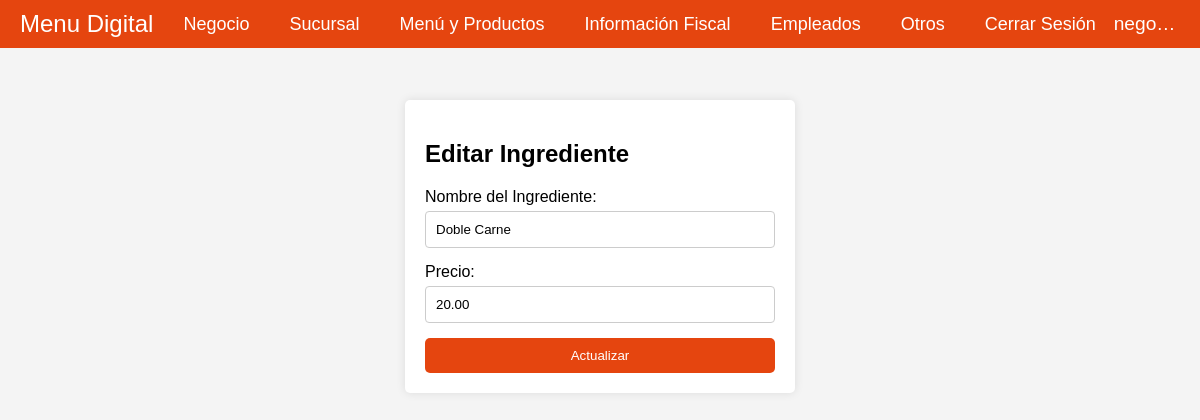
Screenshot of /src/company/company-ingredients/update-company-ingredients/update-company-ingredients.php?id=2 (signed in) with the database file from the repository.
### tables this page shows
CREATE TABLE `companies` (
  `id` int NOT NULL,
  `logo_path` varchar(255) DEFAULT NULL,
  `associated_name` varchar(255) NOT NULL,
  `business_name` varchar(255) NOT NULL,
  `address` text NOT NULL,
  `email` varchar(100) NOT NULL,
  `cellphone` char(10) NOT NULL,
  `food_type` enum('restaurante','cafe','panaderia','otro') NOT NULL,
  `has_rfc` tinyint(1) NOT NULL,
  `consistent_menu` tinyint(1) NOT NULL,
  `password` varchar(255) NOT NULL,
  `user_type` varchar(50) NOT NULL DEFAULT 'negocio'
);

CREATE TABLE `ingredients` (
  `id` int NOT NULL,
  `name` varchar(255) NOT NULL,
  `price` decimal(10,2) NOT NULL,
  `company_id` int DEFAULT NULL
);

### src/company/company-ingredients/update-company-ingredients/update-company-ingredients.php (the view, shortened to what this page needs)
<?php
require '../../../db/connection.php';
if (isset($_GET['id'])) {
    $id = $_GET['id'];
    $companyId = $_SESSION['company_id'];
    $sql = "SELECT name, price FROM ingredients WHERE id = ? AND company_id = ?";
    $stmt = $conn->prepare($sql);
    $stmt->bind_param("ii", $id, $companyId);
    $stmt->execute();
    $result = $stmt->get_result();
    if ($result->num_rows > 0) {
        $ingredient = $result->fetch_assoc();
    } else {
        echo "Ingrediente no encontrado.";
        exit;
    }
} else {
    header("Location: ../read-company-ingredients/read-company-ingredients.php");
    exit;
}
?>
<!DOCTYPE html>
<html lang="es">
<head>
    <link rel="stylesheet" href="update-company-ingredients.css">
    <link rel="stylesheet" href="../../company-menubar/company-menubar.css">
</head>
<body>
<?php include '../../company-menubar/company-menubar.php'; ?>
    <div class="form-container">
        <h2>Editar Ingrediente</h2>
        <form action="UpdateCompanyIngredients.php" method="POST">
            <label for="name">Nombre del Ingrediente:</label>
            <input type="text" id="name" name="name" value="<?php echo htmlspecialchars($ingredient['name']); ?>" required>
            <label for="price">Precio:</label>
            <input type="number" step="0.01" id="price" name="price" value="<?php echo htmlspecialchars($ingredient['price']); ?>" required>
            <button type="submit">Actualizar</button>
        </form>
    </div>
</body>
</html>

### src/company/company-menubar/company-menubar.php (shortened to what this page needs)
<?php
$companyId = $_SESSION['company_id'];
$sql = "SELECT business_name FROM companies WHERE id = ?";
$stmt = $conn->prepare($sql);
$stmt->bind_param("i", $companyId);
$stmt->execute();
$result = $stmt->get_result();
if ($result->num_rows > 0) {
    $company = $result->fetch_assoc();
    $businessName = $company['business_name'];
} else {
    $businessName = "Nombre no encontrado";
}
$base_url = '/src';
?>
<nav class="navbar">
    <a href="/src/company/company-options/company-options.php" class="logo">Menu Digital</a>
    <div class="menu-container">
        <ul class="menu">
            <li>
                <a href="#about">Negocio</a>
            </li>
            <li>
                <a href="#services">Sucursal</a>
            </li>
            <li>
                <a href="#services">Menú y Productos</a>
            </li>
            <li>
                <a href="#services">Información Fiscal</a>
            </li>
            <li>
                <a href="#services">Empleados</a>
            </li>
            <li>
                <a href="#services">Otros</a>
            </li>
            <li>
                <a href="<?php echo $base_url; ?>/logout/logout.php">Cerrar Sesión</a>
            </li>
        </ul>
    </div>
    <div class="business-name">
        <?php echo htmlspecialchars($businessName); ?>
    </div>
</nav>

### src/company/company-ingredients/update-company-ingredients/update-company-ingredients.css (style rules this page uses)
body { font-family: Arial, sans-serif; background-color: #f4f4f4; display: flex; justify-content: center; align-items: center; height: 100%; margin: 0; }
.form-container { background: white; padding: 20px; border-radius: 5px; box-shadow: 0 0 10px rgba(0, 0, 0, 0.1); width: 350px; margin: 100px auto; }
form { display: flex; flex-direction: column; }
label { margin-bottom: 5px; }
input[type="text"], input[type="email"], input[type="tel"], input[type="file"], input[type="password"], input[type="number"], select { padding: 10px; margin-bottom: 15px; border: 1px solid #ccc; border-radius: 4px; }
button { padding: 10px; color: white; background-color: #e5450f; border: none; border-radius: 5px; cursor: pointer; }

### src/company/company-menubar/company-menubar.css (style rules this page uses)
body { margin: 0; padding: 0; font-family: Arial, sans-serif; }
.business-name { margin-left: auto; padding-left: 20px; font-size: 1.2em; color: #fff; white-space: nowrap; overflow: hidden; text-overflow: ellipsis; max-width: 200px; }
.navbar { display: flex; justify-content: space-between; align-items: center; padding: 10px 20px; background-color: #e5450f; color: #fff; position: fixed; width: 100%; top: 0; z-index: 1000; box-sizing: border-box; }
.navbar .logo { color: white; font-size: 24px; text-decoration: none; flex-shrink: 0; }
.navbar .menu-container { display: flex; justify-content: center; flex-grow: 1; }
.navbar .menu { display: flex; list-style: none; margin: 0; padding: 0; }
.navbar .menu li { position: relative; margin-left: 20px; flex-shrink: 0; }
.navbar .menu li a { color: white; text-decoration: none; font-size: 18px; padding: 10px; }
.navbar .menu li:last-child a { color: white; text-decoration: none; font-size: 18px; padding: 10px; }

### rows the page displays
companies: business_name "negocio"
ingredients: name "Doble Carne", price "20.00"
